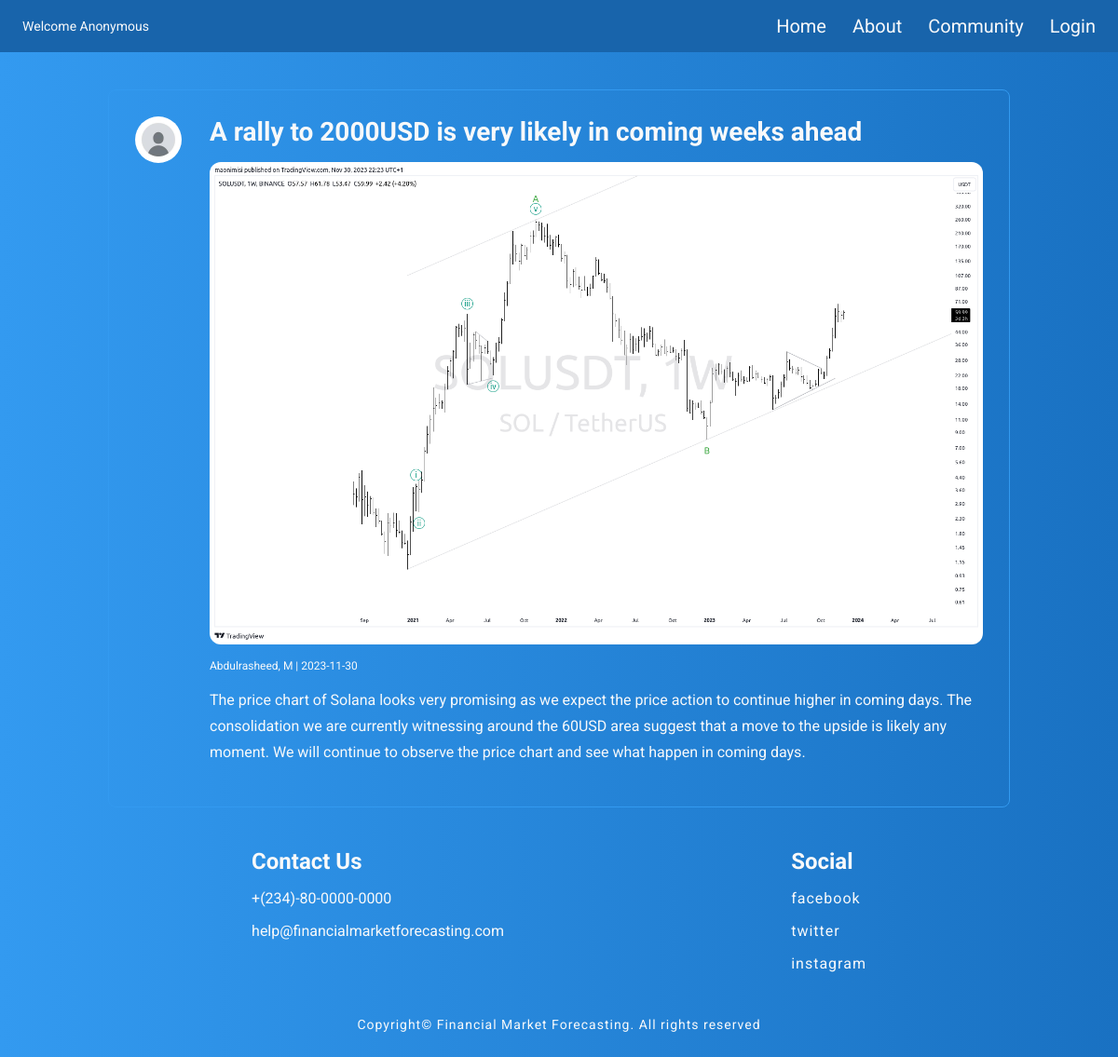
Page /post/13 on the committed database.
### forecasting/models.py (models this page shows, shortened)
class User(db.Model, UserMixin):
     id = db.Column(db.Integer, primary_key=True)
     firstname = db.Column(db.String(25), nullable=False)
     lastname = db.Column(db.String(25), nullable=False)
     email = db.Column(db.String(25), unique=True, nullable=False)
     image_file = db.Column(db.String(20), nullable=False, default='default.jpg')
     password = db.Column(db.String(60), nullable=False)
     posts = db.relationship('Post', backref='author', lazy=True)

class Post(db.Model):
     id = db.Column(db.Integer, primary_key=True)
     title = db.Column(db.String(100), nullable=False)
     date_posted = db.Column(db.DateTime, nullable=False, default=datetime.utcnow)
     content = db.Column(db.Text, nullable=False)
     chart = db.Column(db.String(255))
     user_id = db.Column(db.Integer, db.ForeignKey('user.id'), nullable=False)

### forecasting/posts/routes.py (the view)
@posts.route("/post/<int:post_id>")
def post(post_id):
    post = Post.query.get_or_404(post_id)
    return render_template('post.html', title=post.title, post=post)

### forecasting/templates/post.html (shortened to what this page needs)
{% extends "layout.html"%}
{% block content %}
<div class="shared-post">
  <div>
    <img src="{{ url_for('static', filename='uploads/' + post.author.image_file)}}" alt="profile" class="user-post-img">
  </div>
  <div class="post-content">
    <h3 class="post-content-header">{{ post.title }}</h3>
    <img src="{{ url_for('static', filename='uploads/' + post.chart) }}" alt="chart-img" class="post-content-img">
    <p class="post-author-date">{{ post.author.firstname }}, {{ post.author.lastname[0] }} | {{
      post.date_posted.strftime('%Y-%m-%d') }}</p>
    <p class="post-comment">{{ post.content }}</p>
  </div>
</div>
{% endblock content %}

### forecasting/static/main.css (style rules this page uses)
* { margin: 0; padding: 0; color: #f8f9fa; box-sizing: border-box; font-family: 'Roboto', sans-serif; }
body { background: linear-gradient(to right, #339af0, #1971c2); }
.shared-post { display: flex; margin-top: 36px; border-radius: 8px; padding: 28px; border: 1px solid #339af0; gap: 20px; }
.user-post-img { width: 50px; height: 50px; border-radius: 50%; }
.post-content { margin-left: 10px; display: flex; flex-direction: column; }
.post-content-header { font-size: 28px; margin-bottom: 16px; }
.post-content-img { width: 100%; object-fit: contain; border-radius: 12px; margin-bottom: 16px; }
.post-author-date { font-size: 12px; margin-bottom: 16px; }
.post-comment { font-size: 16px; margin-bottom: 16px; line-height: 1.75; }

### rows in the picture
User: image_file (picture), author.firstname "Abdulrasheed", author "M"
Post: title "A rally to 2000USD is very likely in coming weeks ahead", chart (picture), date_posted "2023-11-30", content "The price chart of Solana looks very promising as we expect the price action to continue higher in coming days. The consolidation we are currently witnessing around the 60USD area suggest that a move to the upside is likely any moment. We will continue to observe the price chart and see what happen in coming days."
